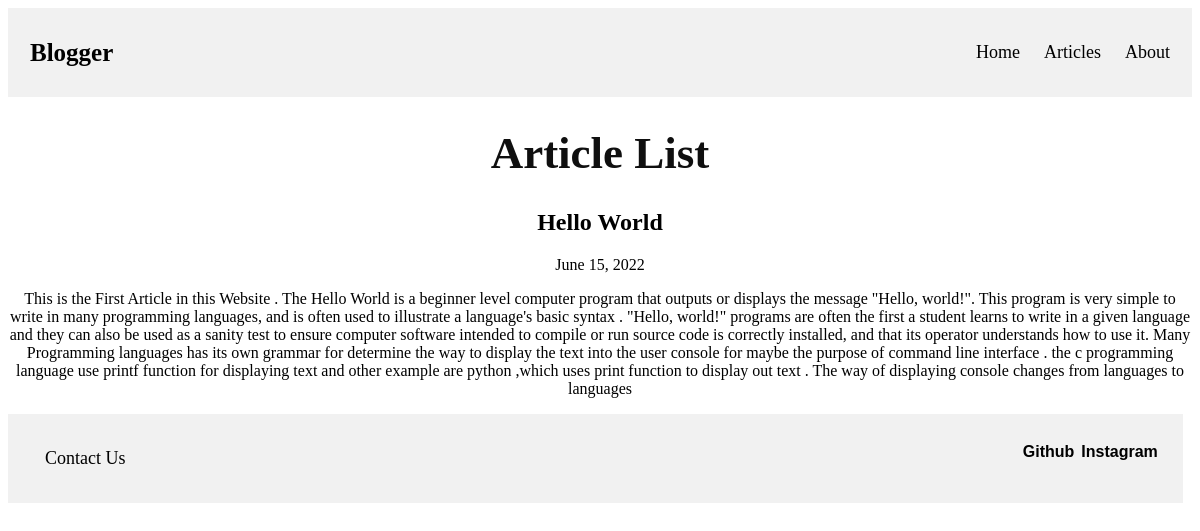
The app's page /article/, older data.
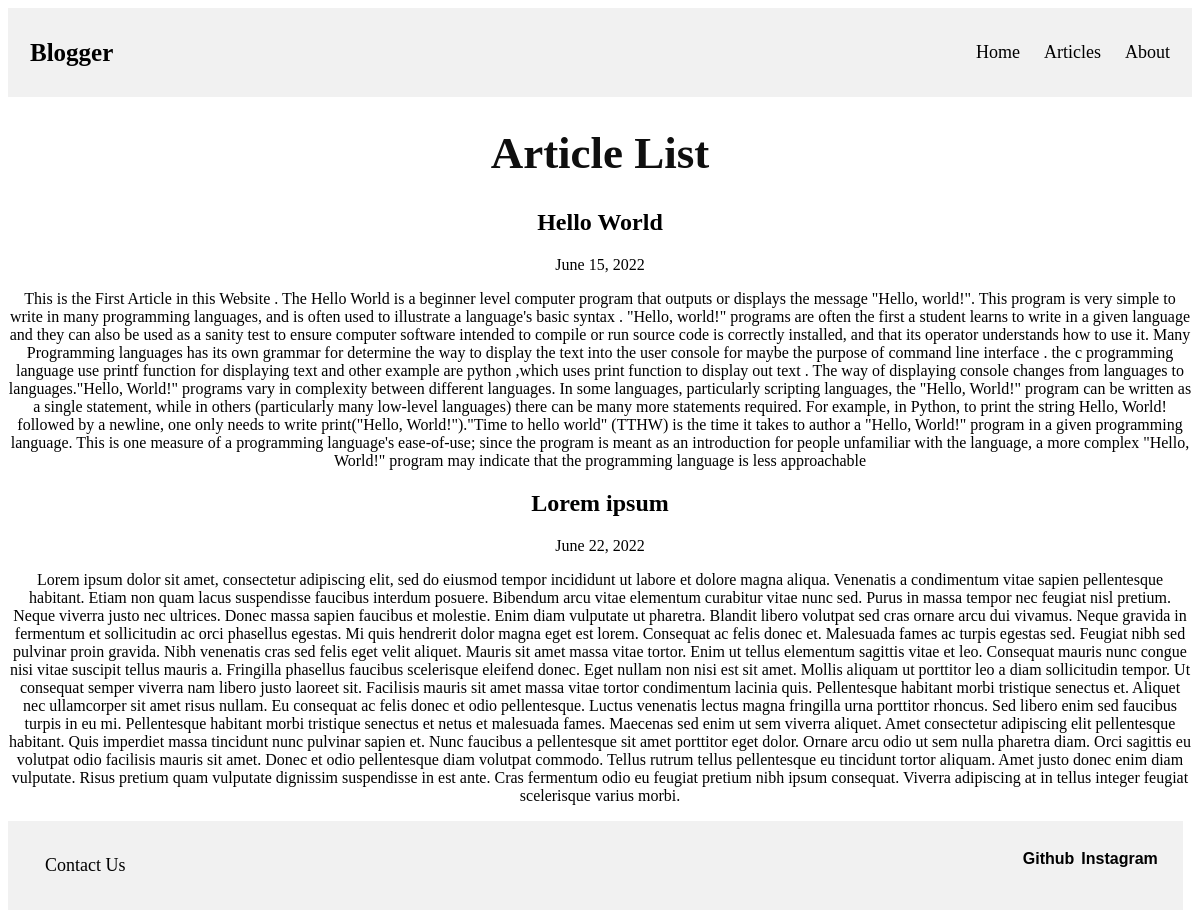
The same page, newer data.
### article/models.py (models this page shows, shortened)
class Article(models.Model):
    title = models.CharField(max_length=30)
    author = models.CharField(max_length=50)
    slug = models.SlugField()
    description = models.TextField()
    date = models.DateField()
    image = models.ImageField()

### article/views.py (the view)
# urls.py: path('',views.article_list),
def article_list(request):
    articles = Article.objects.all().order_by('date')
    return render(request, "article_list.html", { 'articles': articles})

### article/templates/article_list.html
{% extends 'main_website.html' %}
{% block content %}
<center>
    <h1 class="title" >Article List</h1>
    <div class="articles">
        {% for article in articles %}
            <div class="article"  >
                <a href="{{article.slug}}">
                <h2> {{ article.title }} </h2>
                <p>{{ article.date }}</p>
                <p>{{ article.description }}</p>
                </a>
            </div>
        {% endfor %}
    </div>
</center>
{% endblock %}

Row changes from the older to the newer data that the page shows:
changed Article "Hello World": description "…changes from languages to languages" → "…changes from languages to languages.\"Hello, World!\" programs vary in complexity between different languages. In some languages, particularly scripting languages, the \"Hello, World!\" program can be written as a single statement, while in others (particularly many low-level languages) there can be many more statements required. For example, in Python, to print the string Hello, World! followed by a newline, one only needs to write print(\"Hello, World!\").\"Time to hello world\" (TTHW) is the time it takes to author a \"Hello, World!\" program in a given programming language. This is one measure of a programming language's ease-of-use; since the program is meant as an introduction for people…"
added Article: title "Lorem ipsum", date "June 22, 2022", description "Lorem ipsum dolor sit amet, consectetur adipiscing elit, sed do eiusmod tempor incididunt ut labore et dolore magna aliqua. Venenatis a condimentum vitae sapien pellentesque habitant. Etiam non quam lacus suspendisse faucibus interdum posuere. Bibendum arcu vitae elementum curabitur vitae nunc sed. Purus in massa tempor nec feugiat nisl pretium. Neque viverra justo nec ultrices. Donec massa sapien faucibus et molestie. Enim diam vulputate ut pharetra. Blandit libero volutpat sed cras ornare arcu dui vivamus. Neque gravida in fermentum et sollicitudin ac orci phasellus egestas. Mi quis hendrerit dolor magna eget est lorem. Consequat ac felis donec et. Malesuada fames ac turpis egestas sed.…"
